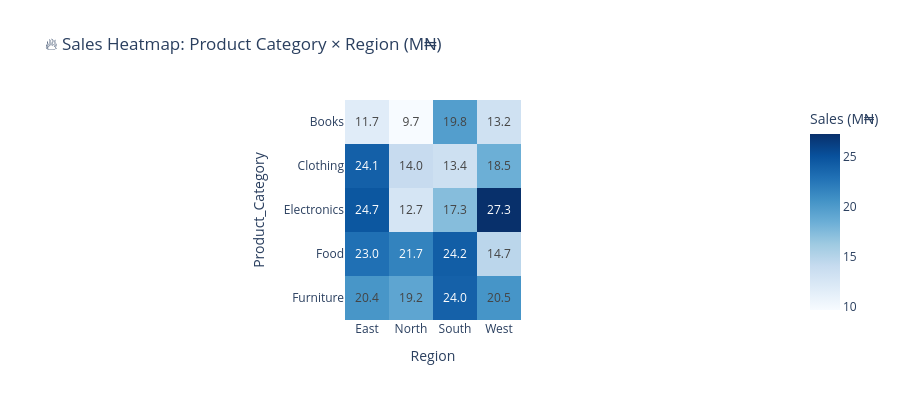

The notebook cell saved with this chart:
### Code cell
# Category × Region Heatmap
pivot = data_balanced.pivot_table(
values='Total_Sales', index='Product_Category',
columns='Region', aggfunc='sum'
) / 1e6
fig = px.imshow(
pivot, text_auto='.1f',
color_continuous_scale='Blues',
title='🔥 Sales Heatmap: Product Category × Region (M₦)',
labels={'color': 'Sales (M₦)'}
)
fig.update_layout(height=400)
fig.show()

### Figure 1 — Plotly figure (JSON) as saved in the notebook; plotly's stock layout.template omitted (floating-point values rounded to 4 significant figures)
{"data": [{"coloraxis": "coloraxis", "hovertemplate": "Region: %{x}<br>Product_Category: %{y}<br>Sales (M₦): %{z}<extra></extra>", "name": "0", "texttemplate": "%{z:.1f}", "type": "heatmap", "x": ["East", "North", "South", "West"], "xaxis": "x", "y": ["Books", "Clothing", "Electronics", "Food", "Furniture"], "yaxis": "y", "z": [[11.74, 9.69, 19.77, 13.23], [24.07, 14.04, 13.45, 18.45], [24.72, 12.68, 17.32, 27.3], [22.95, 21.7, 24.19, 14.68], [20.38, 19.2, 23.99, 20.46]]}], "layout": {"coloraxis": {"colorbar": {"title": {"text": "Sales (M₦)"}}, "colorscale": [[0, "rgb(247,251,255)"], [0.125, "rgb(222,235,247)"], [0.25, "rgb(198,219,239)"], [0.375, "rgb(158,202,225)"], [0.5, "rgb(107,174,214)"], [0.625, "rgb(66,146,198)"], [0.75, "rgb(33,113,181)"], [0.875, "rgb(8,81,156)"], [1, "rgb(8,48,107)"]]}, "height": 400, "title": {"text": "🔥 Sales Heatmap: Product Category × Region (M₦)"}, "xaxis": {"anchor": "y", "constrain": "domain", "domain": [0, 1], "scaleanchor": "y", "title": {"text": "Region"}}, "yaxis": {"anchor": "x", "autorange": "reversed", "constrain": "domain", "domain": [0, 1], "title": {"text": "Product_Category"}}}}
